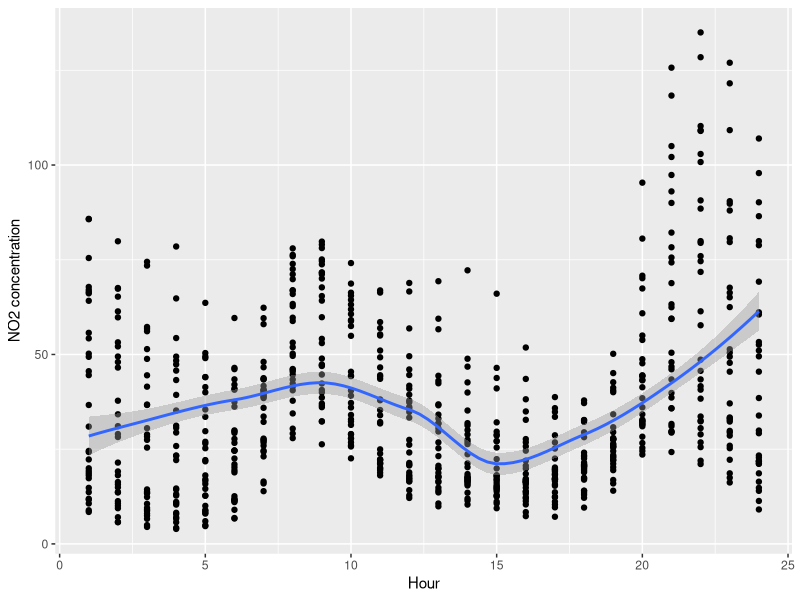
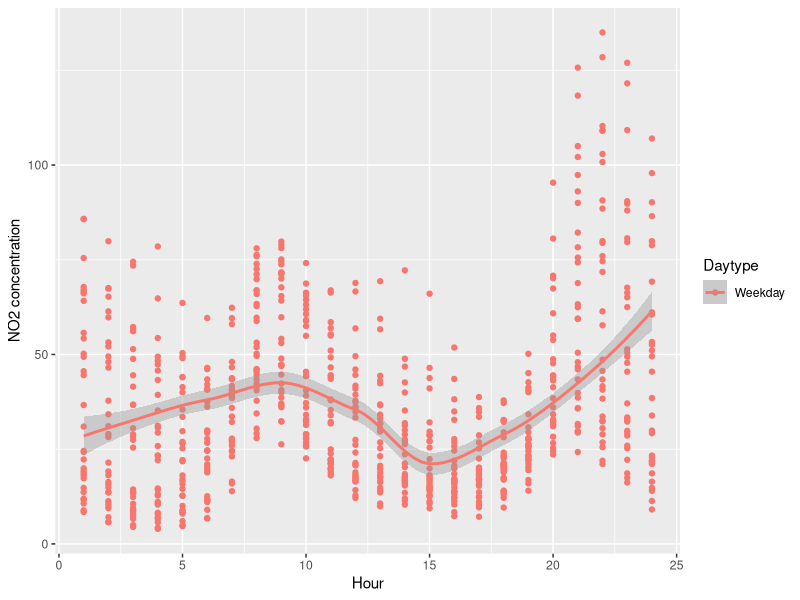
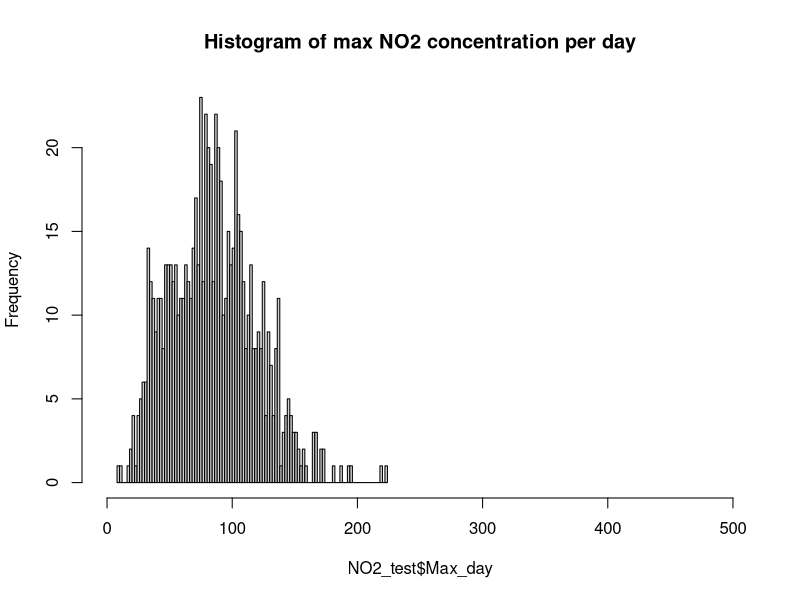
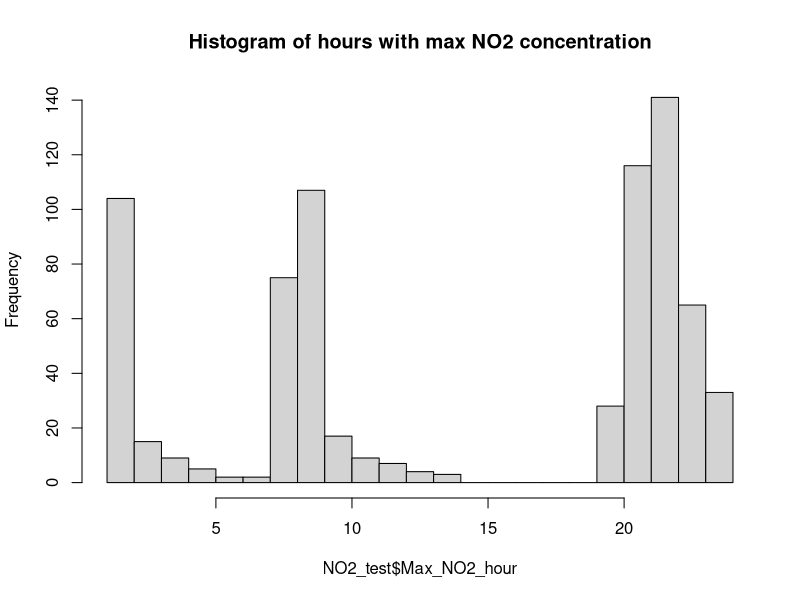

Write R code to recreate these figures, in order.
# Air quality. Hourly data year 2019
# Works
#Clean environmemnt
rm(list=ls())


library(lubridate)
library(tidyverse)
library(writexl)
library("readxl")

#First run hourly_airquality.R

#Read data
airquality_hourly <- read_excel("Cleaned_Airquality_hourly_2019.xlsx")


#make NO2 dataframe with all station

NO2 <- airquality_hourly %>% filter(Magnitude==8)


#DEAL WITH NON VALID MEASUREMENTS
NO2$H01 <- NO2$H01 * ifelse(NO2$V01=="V",1,NA)
NO2$H02 <- NO2$H02 * ifelse(NO2$V02=="V",1,NA)
NO2$H03 <- NO2$H03 * ifelse(NO2$V03=="V",1,NA)
NO2$H04 <- NO2$H04 * ifelse(NO2$V04=="V",1,NA)
NO2$H05 <- NO2$H05 * ifelse(NO2$V05=="V",1,NA)
NO2$H06 <- NO2$H06 * ifelse(NO2$V06=="V",1,NA)
NO2$H07 <- NO2$H07 * ifelse(NO2$V07=="V",1,NA)
NO2$H08 <- NO2$H08 * ifelse(NO2$V08=="V",1,NA)
NO2$H09 <- NO2$H09 * ifelse(NO2$V09=="V",1,NA)
NO2$H10 <- NO2$H10 * ifelse(NO2$V10=="V",1,NA)
NO2$H11 <- NO2$H11 * ifelse(NO2$V11=="V",1,NA)
NO2$H12 <- NO2$H12 * ifelse(NO2$V12=="V",1,NA)
NO2$H13 <- NO2$H13 * ifelse(NO2$V13=="V",1,NA)
NO2$H14 <- NO2$H14 * ifelse(NO2$V14=="V",1,NA)
NO2$H15 <- NO2$H15 * ifelse(NO2$V15=="V",1,NA)
NO2$H16 <- NO2$H16 * ifelse(NO2$V16=="V",1,NA)
NO2$H17 <- NO2$H17 * ifelse(NO2$V17=="V",1,NA)
NO2$H18 <- NO2$H18 * ifelse(NO2$V18=="V",1,NA)
NO2$H19 <- NO2$H19 * ifelse(NO2$V19=="V",1,NA)
NO2$H20 <- NO2$H20 * ifelse(NO2$V20=="V",1,NA)
NO2$H21 <- NO2$H21 * ifelse(NO2$V21=="V",1,NA)
NO2$H22 <- NO2$H22 * ifelse(NO2$V22=="V",1,NA)
NO2$H23 <- NO2$H23 * ifelse(NO2$V23=="V",1,NA)
NO2$H24 <- NO2$H24 * ifelse(NO2$V24=="V",1,NA)

NO2_hour <- NO2 %>% 
  select('Station', 'Date', starts_with('H')) %>% 
  mutate(Date = as.Date(Date)) %>%
  gather(Hour, Value, starts_with('H'))  

# %>%
#   mutate(Hour = strtoi(substring(Hour, 2))) %>%
#   drop_na()

NO2_hour$Hour[NO2_hour$Hour=="H01"] <- 1
NO2_hour$Hour[NO2_hour$Hour=="H02"] <- 2
NO2_hour$Hour[NO2_hour$Hour=="H03"] <- 3
NO2_hour$Hour[NO2_hour$Hour=="H04"] <- 4
NO2_hour$Hour[NO2_hour$Hour=="H05"] <- 5
NO2_hour$Hour[NO2_hour$Hour=="H06"] <- 6
NO2_hour$Hour[NO2_hour$Hour=="H07"] <- 7
NO2_hour$Hour[NO2_hour$Hour=="H08"] <- 8
NO2_hour$Hour[NO2_hour$Hour=="H09"] <- 9
NO2_hour$Hour[NO2_hour$Hour=="H10"] <- 10
NO2_hour$Hour[NO2_hour$Hour=="H11"] <- 11
NO2_hour$Hour[NO2_hour$Hour=="H12"] <- 12
NO2_hour$Hour[NO2_hour$Hour=="H13"] <- 13
NO2_hour$Hour[NO2_hour$Hour=="H14"] <- 14
NO2_hour$Hour[NO2_hour$Hour=="H15"] <- 15
NO2_hour$Hour[NO2_hour$Hour=="H16"] <- 16
NO2_hour$Hour[NO2_hour$Hour=="H17"] <- 17
NO2_hour$Hour[NO2_hour$Hour=="H18"] <- 18
NO2_hour$Hour[NO2_hour$Hour=="H19"] <- 19
NO2_hour$Hour[NO2_hour$Hour=="H20"] <- 20
NO2_hour$Hour[NO2_hour$Hour=="H21"] <- 21
NO2_hour$Hour[NO2_hour$Hour=="H22"] <- 22
NO2_hour$Hour[NO2_hour$Hour=="H23"] <- 23
NO2_hour$Hour[NO2_hour$Hour=="H24"] <- 24

NO2_hour$Hour <- as.numeric(NO2_hour$Hour)



NO2_hour <- NO2_hour%>% 
  # drop_na() %>%
  mutate(Date = as.Date(Date)) %>% 
  group_by(Date, Hour) %>% 
  summarise(mean = mean(Value,na.rm=TRUE)) %>% 
  ungroup()




#Week day or weekend day
NO2_hour$day <- weekdays.Date(NO2_hour$Date, abbr = TRUE)
NO2_hour$Daytype <- ifelse(NO2_hour$day=="za" | NO2_hour$day=="zo",
                           NO2_hour$Daytype<- "Weekend","Weekday")


ggplot(data =NO2_hour,aes(x = Hour, y = mean)) +
  geom_point()+
  stat_smooth()+
  ylab("NO2 concentration")

ggplot(data =NO2_hour,aes(x = Hour, y = mean,color=Daytype)) +
  geom_point()+
  stat_smooth()+
  ylab("NO2 concentration")



#Write to csv
write_xlsx(NO2_hour, "Cleaned_NO2_hourly_2019.xlsx")













NO2_test <- NO2[,c("Date","H01",
                   "H02",
                   "H03",
                   "H04",
                   "H05",
                   "H06",
                   "H07",
                   "H08",
                   "H09",
                   "H10",
                   "H11",
                   "H12",
                   "H13",
                   "H14",
                   "H15",
                   "H16",
                   "H17",
                   "H18",
                   "H19",
                   "H20",
                   "H21",
                   "H22",
                   "H23",
                   "H24")]





#Max NO2 of all hours
NO2_test$Max_day <- apply(NO2_test[,-1],1,max,na.rm=TRUE) 



#Hour with max NO2
NO2_test$Max_NO2_hour <- colnames(NO2_test)[apply(NO2_test,1,which.max)]

NO2_test$Max_NO2_hour[NO2_test$Max_NO2_hour=="H01"] <- 1
NO2_test$Max_NO2_hour[NO2_test$Max_NO2_hour=="H02"] <- 2
NO2_test$Max_NO2_hour[NO2_test$Max_NO2_hour=="H03"] <- 3
NO2_test$Max_NO2_hour[NO2_test$Max_NO2_hour=="H04"] <- 4
NO2_test$Max_NO2_hour[NO2_test$Max_NO2_hour=="H05"] <- 5
NO2_test$Max_NO2_hour[NO2_test$Max_NO2_hour=="H06"] <- 6
NO2_test$Max_NO2_hour[NO2_test$Max_NO2_hour=="H07"] <- 7
NO2_test$Max_NO2_hour[NO2_test$Max_NO2_hour=="H08"] <- 8
NO2_test$Max_NO2_hour[NO2_test$Max_NO2_hour=="H09"] <- 9
NO2_test$Max_NO2_hour[NO2_test$Max_NO2_hour=="H10"] <- 10
NO2_test$Max_NO2_hour[NO2_test$Max_NO2_hour=="H11"] <- 11
NO2_test$Max_NO2_hour[NO2_test$Max_NO2_hour=="H12"] <- 12
NO2_test$Max_NO2_hour[NO2_test$Max_NO2_hour=="H13"] <- 13
NO2_test$Max_NO2_hour[NO2_test$Max_NO2_hour=="H14"] <- 14
NO2_test$Max_NO2_hour[NO2_test$Max_NO2_hour=="H15"] <- 15
NO2_test$Max_NO2_hour[NO2_test$Max_NO2_hour=="H16"] <- 16
NO2_test$Max_NO2_hour[NO2_test$Max_NO2_hour=="H17"] <- 17
NO2_test$Max_NO2_hour[NO2_test$Max_NO2_hour=="H18"] <- 18
NO2_test$Max_NO2_hour[NO2_test$Max_NO2_hour=="H19"] <- 19
NO2_test$Max_NO2_hour[NO2_test$Max_NO2_hour=="H20"] <- 20
NO2_test$Max_NO2_hour[NO2_test$Max_NO2_hour=="H21"] <- 21
NO2_test$Max_NO2_hour[NO2_test$Max_NO2_hour=="H22"] <- 22
NO2_test$Max_NO2_hour[NO2_test$Max_NO2_hour=="H23"] <- 23
NO2_test$Max_NO2_hour[NO2_test$Max_NO2_hour=="H24"] <- 24

NO2_test$Max_NO2_hour <- as.numeric(NO2_test$Max_NO2_hour)



#Histograms
hist(NO2_test$Max_day,
     xlim=c(0,500),
     breaks=100,
     main="Histogram of max NO2 concentration per day")

hist(NO2_test$Max_NO2_hour,
     breaks=20,
     main="Histogram of hours with max NO2 concentration")

NO2$Max_day <- NO2_test$Max_day

NO2_new <- NO2[,c("Date","Station","Max_day")]

NO2_new2 <- NO2_new %>% 
  group_by_at(vars(-Max_day)) %>%  # group by everything other than the value column. 
  mutate(row_id=1:n()) %>% ungroup() %>%  # build group index
  spread(Station, Max_day) %>%    # spread
  select(-row_id)  # drop the index


#remove -inf values
is.na(NO2_new2) <- sapply(NO2_new2, is.infinite)


#Average NO2 of all stations
NO2_new2$avg_NO2 <- rowMeans(NO2_new2[,c(2:25)],na.rm=TRUE)

#Max NO2 of all stations
NO2_new2$max_NO2 <- apply(NO2_new2[,-1],1,max,na.rm=TRUE) 

#Station with max NO2
NO2_new2$max_NO2_station <- colnames(NO2_new2)[apply(NO2_new2,1,which.max)]




#Number of stations less then 50
NO2_new2$num_stations_NO2_max_50 <- apply(NO2_new2[,c(2:25)], 1 ,function(x)sum(x<50,na.rm=T))
#Number of stations between 50 and 100
NO2_new2$num_stations_NO2_50_100 <- apply(NO2_new2[,c(2:25)], 1 ,function(x)sum(x>50&x<100,na.rm=T))

#Number of stations between 100 and 180
NO2_new2$num_stations_NO2_100_180 <- apply(NO2_new2[,c(2:25)], 1 ,function(x)sum(x>100&x<180,na.rm=T))

#Number of stations between 180 and 200
NO2_new2$num_stations_NO2_180_200 <- apply(NO2_new2[,c(2:25)], 1 ,function(x)sum(x>180&x<200,na.rm=T))

#Number of stations between 200 and 400
NO2_new2$num_stations_NO2_200_400 <- apply(NO2_new2[,c(2:25)], 1 ,function(x)sum(x>200&x<400,na.rm=T))

#Number of stations between 100 and 180
NO2_new2$num_stations_NO2_min_400 <- apply(NO2_new2[,c(2:25)], 1 ,function(x)sum(x>400,na.rm=T))






